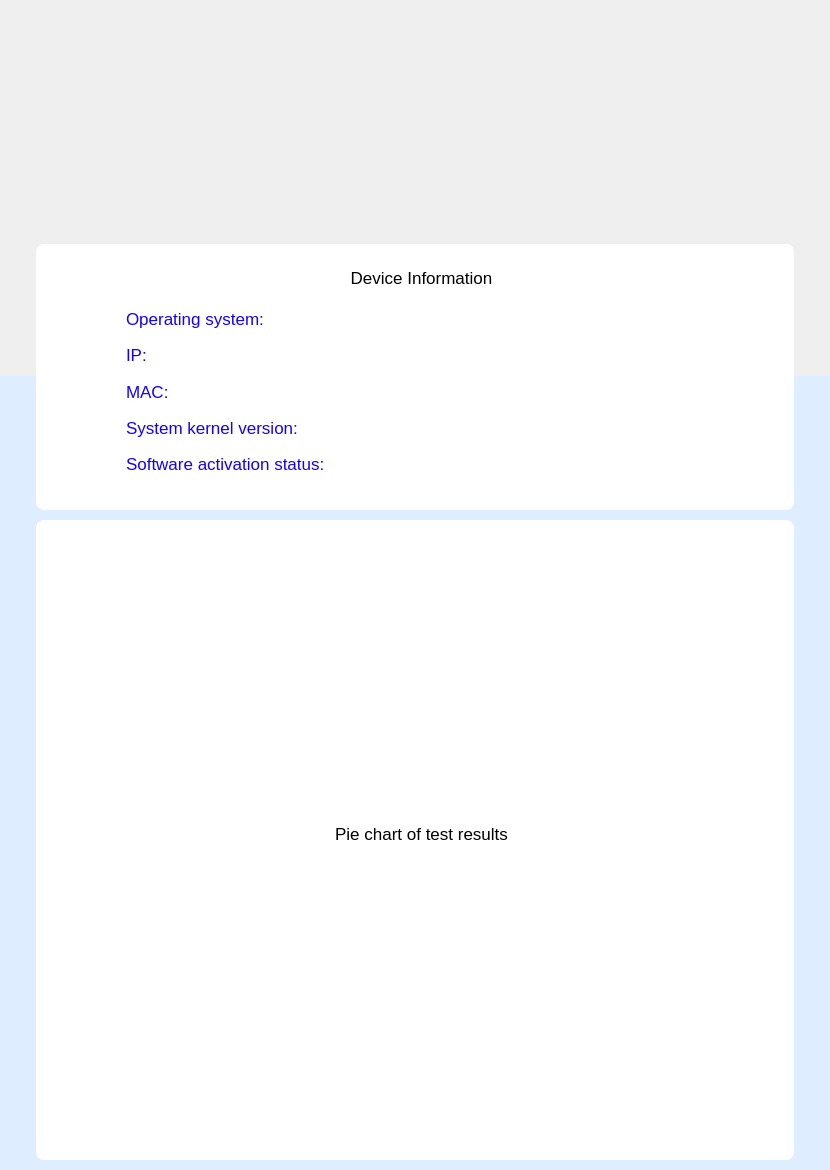
<?xml version="1.0" encoding="UTF-8"?>
<ui version="4.0">
 <class>PDF</class>
 <widget class="QWidget" name="PDF">
  <property name="geometry">
   <rect>
    <x>0</x>
    <y>0</y>
    <width>830</width>
    <height>1170</height>
   </rect>
  </property>
  <property name="windowTitle">
   <string/>
  </property>
  <widget class="QWidget" name="widget" native="true">
   <property name="geometry">
    <rect>
     <x>36</x>
     <y>244</y>
     <width>758</width>
     <height>266</height>
    </rect>
   </property>
   <property name="styleSheet">
    <string notr="true">background-color: rgb(255, 255, 255);
border-radius:8px;
font:NotoSansCJKsc-Regular;</string>
   </property>
   <widget class="QWidget" name="widget_2" native="true">
    <property name="geometry">
     <rect>
      <x>90</x>
      <y>57</y>
      <width>571</width>
      <height>181</height>
     </rect>
    </property>
    <property name="styleSheet">
     <string notr="true">background-color: transparent;</string>
    </property>
    <layout class="QHBoxLayout" name="horizontalLayout">
     <property name="spacing">
      <number>0</number>
     </property>
     <property name="leftMargin">
      <number>0</number>
     </property>
     <property name="topMargin">
      <number>0</number>
     </property>
     <property name="rightMargin">
      <number>0</number>
     </property>
     <property name="bottomMargin">
      <number>0</number>
     </property>
     <item>
      <layout class="QVBoxLayout" name="verticalLayout">
       <property name="spacing">
        <number>0</number>
       </property>
       <item>
        <widget class="QLabel" name="label_5">
         <property name="styleSheet">
          <string notr="true">font: NotoSansCJKsc-Regular;
font-size: 17px;
 color: #1200ff;
</string>
         </property>
         <property name="text">
          <string>Operating system:</string>
         </property>
        </widget>
       </item>
       <item>
        <widget class="QLabel" name="label">
         <property name="styleSheet">
          <string notr="true">font: NotoSansCJKsc-Regular;
font-size: 17px;
 color: #1200ff;
</string>
         </property>
         <property name="text">
          <string>IP:</string>
         </property>
        </widget>
       </item>
       <item>
        <widget class="QLabel" name="label_2">
         <property name="styleSheet">
          <string notr="true">font: NotoSansCJKsc-Regular;
font-size: 17px;
 color: #1200ff;
</string>
         </property>
         <property name="text">
          <string>MAC:</string>
         </property>
        </widget>
       </item>
       <item>
        <widget class="QLabel" name="label_4">
         <property name="styleSheet">
          <string notr="true">font: NotoSansCJKsc-Regular;
font-size: 17px;
 color: #1200ff;
</string>
         </property>
         <property name="text">
          <string>System kernel version:</string>
         </property>
        </widget>
       </item>
       <item>
        <widget class="QLabel" name="label_3">
         <property name="styleSheet">
          <string notr="true">font: NotoSansCJKsc-Regular;
font-size: 17px;
 color: #1200ff;
</string>
         </property>
         <property name="text">
          <string>Software activation status:</string>
         </property>
        </widget>
       </item>
      </layout>
     </item>
     <item>
      <layout class="QVBoxLayout" name="verticalLayout_2">
       <property name="spacing">
        <number>0</number>
       </property>
       <item>
        <widget class="QLabel" name="m_systemName">
         <property name="styleSheet">
          <string notr="true">font: NotoSansCJKsc-Regular;
font-size: 17px;
 color: #1200ff;
</string>
         </property>
         <property name="text">
          <string/>
         </property>
         <property name="alignment">
          <set>Qt::AlignRight|Qt::AlignTrailing|Qt::AlignVCenter</set>
         </property>
        </widget>
       </item>
       <item>
        <widget class="QLabel" name="m_IP">
         <property name="styleSheet">
          <string notr="true">font: NotoSansCJKsc-Regular;
font-size: 17px;
 color: #1200ff;
</string>
         </property>
         <property name="text">
          <string/>
         </property>
         <property name="alignment">
          <set>Qt::AlignRight|Qt::AlignTrailing|Qt::AlignVCenter</set>
         </property>
        </widget>
       </item>
       <item>
        <widget class="QLabel" name="m_MAC">
         <property name="styleSheet">
          <string notr="true">font: NotoSansCJKsc-Regular;
font-size: 17px;
 color: #1200ff;
</string>
         </property>
         <property name="text">
          <string/>
         </property>
         <property name="alignment">
          <set>Qt::AlignRight|Qt::AlignTrailing|Qt::AlignVCenter</set>
         </property>
        </widget>
       </item>
       <item>
        <widget class="QLabel" name="m_kernel">
         <property name="styleSheet">
          <string notr="true">font: NotoSansCJKsc-Regular;
font-size: 17px;
 color: #1200ff;
</string>
         </property>
         <property name="text">
          <string/>
         </property>
         <property name="alignment">
          <set>Qt::AlignRight|Qt::AlignTrailing|Qt::AlignVCenter</set>
         </property>
        </widget>
       </item>
       <item>
        <widget class="QLabel" name="m_activeStatus">
         <property name="styleSheet">
          <string notr="true">font: NotoSansCJKsc-Regular;
font-size: 17px;
 color: #1200ff;
</string>
         </property>
         <property name="text">
          <string/>
         </property>
         <property name="alignment">
          <set>Qt::AlignRight|Qt::AlignTrailing|Qt::AlignVCenter</set>
         </property>
        </widget>
       </item>
      </layout>
     </item>
    </layout>
   </widget>
   <widget class="QLabel" name="label_13">
    <property name="geometry">
     <rect>
      <x>0</x>
      <y>10</y>
      <width>751</width>
      <height>54</height>
     </rect>
    </property>
    <property name="maximumSize">
     <size>
      <width>16777215</width>
      <height>54</height>
     </size>
    </property>
    <property name="text">
     <string/>
    </property>
    <property name="pixmap">
     <pixmap resource="../../../../resources/resources.qrc">:/images/pdf-head</pixmap>
    </property>
    <property name="alignment">
     <set>Qt::AlignCenter</set>
    </property>
   </widget>
   <widget class="QLabel" name="m_info">
    <property name="geometry">
     <rect>
      <x>220</x>
      <y>10</y>
      <width>331</width>
      <height>48</height>
     </rect>
    </property>
    <property name="styleSheet">
     <string notr="true">font:NotoSansCJKsc-Regular;
font-size:17px;
background-color: transparent;</string>
    </property>
    <property name="text">
     <string>Device Information</string>
    </property>
    <property name="alignment">
     <set>Qt::AlignCenter</set>
    </property>
   </widget>
  </widget>
  <widget class="QWidget" name="widget_3" native="true">
   <property name="geometry">
    <rect>
     <x>36</x>
     <y>520</y>
     <width>758</width>
     <height>640</height>
    </rect>
   </property>
   <property name="styleSheet">
    <string notr="true">background-color: rgb(255, 255, 255);
border-radius:8px;
font:NotoSansCJKsc-Regular;</string>
   </property>
   <layout class="QGridLayout" name="gridLayout">
    <property name="leftMargin">
     <number>0</number>
    </property>
    <property name="topMargin">
     <number>0</number>
    </property>
    <property name="rightMargin">
     <number>0</number>
    </property>
    <property name="bottomMargin">
     <number>0</number>
    </property>
    <property name="spacing">
     <number>0</number>
    </property>
    <item row="0" column="0">
     <widget class="QWidget" name="widget_4" native="true">
      <property name="maximumSize">
       <size>
        <width>16777215</width>
        <height>100</height>
       </size>
      </property>
      <property name="styleSheet">
       <string notr="true">background-color: transparent;</string>
      </property>
      <widget class="QLabel" name="label_18">
       <property name="geometry">
        <rect>
         <x>0</x>
         <y>20</y>
         <width>751</width>
         <height>54</height>
        </rect>
       </property>
       <property name="maximumSize">
        <size>
         <width>16777215</width>
         <height>54</height>
        </size>
       </property>
       <property name="text">
        <string/>
       </property>
       <property name="pixmap">
        <pixmap resource="../../../../resources/resources.qrc">:/images/pdf-head</pixmap>
       </property>
       <property name="alignment">
        <set>Qt::AlignCenter</set>
       </property>
      </widget>
      <widget class="QLabel" name="m_pieChart">
       <property name="geometry">
        <rect>
         <x>220</x>
         <y>20</y>
         <width>331</width>
         <height>48</height>
        </rect>
       </property>
       <property name="styleSheet">
        <string notr="true">font:NotoSansCJKsc-Regular;
font-size:17px;
background-color: transparent;</string>
       </property>
       <property name="text">
        <string>Pie chart of test results</string>
       </property>
       <property name="alignment">
        <set>Qt::AlignCenter</set>
       </property>
      </widget>
     </widget>
    </item>
    <item row="2" column="0">
     <layout class="QHBoxLayout" name="m_pieChartLayout2">
      <property name="spacing">
       <number>0</number>
      </property>
     </layout>
    </item>
    <item row="1" column="0">
     <layout class="QHBoxLayout" name="m_pieChartLayout">
      <property name="spacing">
       <number>0</number>
      </property>
     </layout>
    </item>
   </layout>
  </widget>
  <widget class="QLabel" name="label_15">
   <property name="geometry">
    <rect>
     <x>0</x>
     <y>376</y>
     <width>830</width>
     <height>794</height>
    </rect>
   </property>
   <property name="styleSheet">
    <string notr="true">background-color: rgb(222, 237, 255);</string>
   </property>
   <property name="text">
    <string/>
   </property>
  </widget>
  <widget class="QLabel" name="label_16">
   <property name="geometry">
    <rect>
     <x>0</x>
     <y>0</y>
     <width>830</width>
     <height>376</height>
    </rect>
   </property>
   <property name="whatsThis">
    <string/>
   </property>
   <property name="styleSheet">
    <string notr="true"/>
   </property>
   <property name="text">
    <string/>
   </property>
   <property name="pixmap">
    <pixmap resource="../../../../resources/resources.qrc">:/images/pdf-home</pixmap>
   </property>
  </widget>
  <widget class="QLabel" name="label_17">
   <property name="geometry">
    <rect>
     <x>40</x>
     <y>472</y>
     <width>751</width>
     <height>81</height>
    </rect>
   </property>
   <property name="text">
    <string/>
   </property>
   <property name="pixmap">
    <pixmap resource="../../../../resources/resources.qrc">:/images/pdf-clip</pixmap>
   </property>
   <property name="alignment">
    <set>Qt::AlignCenter</set>
   </property>
  </widget>
  <zorder>label_16</zorder>
  <zorder>label_15</zorder>
  <zorder>widget_3</zorder>
  <zorder>widget</zorder>
  <zorder>label_17</zorder>
 </widget>
 <resources>
  <include location="../../../../resources/resources.qrc"/>
 </resources>
 <connections/>
</ui>
